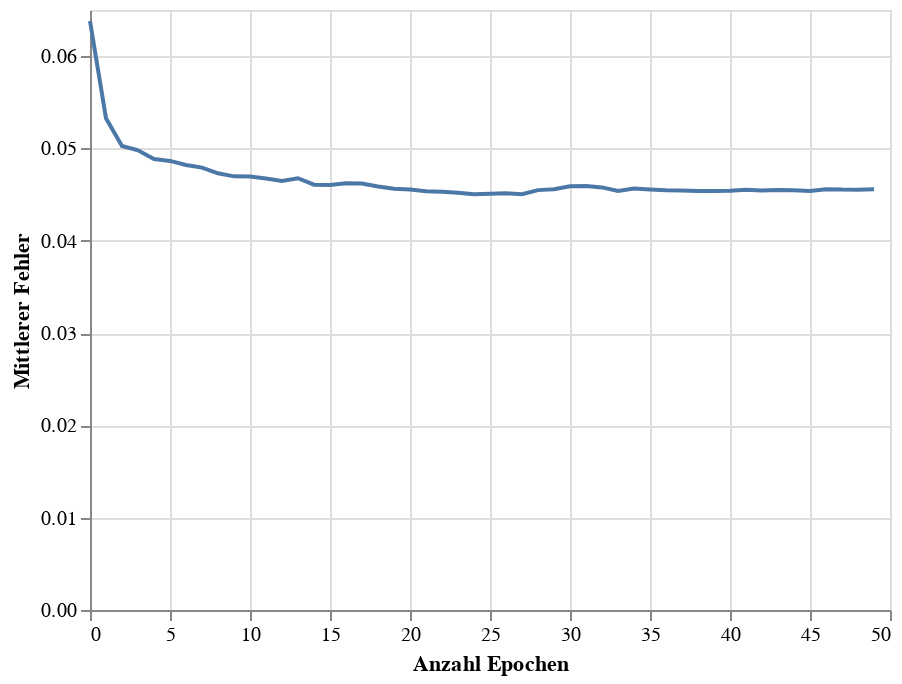

This figure's notebook cell:
### Code cell
train_chart = alt.Chart(loss_df).mark_line().encode(
    x=alt.X('Epoch', title = 'Anzahl Epochen'),
    y=alt.Y('Loss', title = 'Mittlerer Fehler')
)
train_chart

### Figure 1 — Vega-Lite specification as saved in the notebook (floating-point values rounded to 4 significant figures)
{"config": {"view": {"continuousWidth": 400, "continuousHeight": 300}}, "data": {"name": "data-1b43d00a2e75966bb31f7b5d1967cc49"}, "mark": "line", "encoding": {"x": {"field": "Epoch", "title": "Anzahl Epochen", "type": "quantitative"}, "y": {"field": "Loss", "title": "Mittlerer Fehler", "type": "quantitative"}}, "$schema": "https://vega.github.io/schema/vega-lite/v4.17.0.json", "datasets": {"data-1b43d00a2e75966bb31f7b5d1967cc49": [{"Epoch": 0, "Loss": 0.06381}, {"Epoch": 1, "Loss": 0.05327}, {"Epoch": 2, "Loss": 0.05027}, {"Epoch": 3, "Loss": 0.0498}, {"Epoch": 4, "Loss": 0.04886}, {"Epoch": 5, "Loss": 0.04865}, {"Epoch": 6, "Loss": 0.04821}, {"Epoch": 7, "Loss": 0.04792}, {"Epoch": 8, "Loss": 0.04731}, {"Epoch": 9, "Loss": 0.04698}, {"Epoch": 10, "Loss": 0.04696}, {"Epoch": 11, "Loss": 0.04676}, {"Epoch": 12, "Loss": 0.04648}, {"Epoch": 13, "Loss": 0.04677}, {"Epoch": 14, "Loss": 0.04607}, {"Epoch": 15, "Loss": 0.04603}, {"Epoch": 16, "Loss": 0.04624}, {"Epoch": 17, "Loss": 0.04619}, {"Epoch": 18, "Loss": 0.04588}, {"Epoch": 19, "Loss": 0.04563}, {"Epoch": 20, "Loss": 0.04556}, {"Epoch": 21, "Loss": 0.04536}, {"Epoch": 22, "Loss": 0.0453}, {"Epoch": 23, "Loss": 0.04521}, {"Epoch": 24, "Loss": 0.04505}, {"Epoch": 25, "Loss": 0.0451}, {"Epoch": 26, "Loss": 0.04516}, {"Epoch": 27, "Loss": 0.04504}, {"Epoch": 28, "Loss": 0.04549}, {"Epoch": 29, "Loss": 0.04558}, {"Epoch": 30, "Loss": 0.04591}, {"Epoch": 31, "Loss": 0.04592}, {"Epoch": 32, "Loss": 0.04578}, {"Epoch": 33, "Loss": 0.0454}, {"Epoch": 34, "Loss": 0.04566}, {"Epoch": 35, "Loss": 0.04554}, {"Epoch": 36, "Loss": 0.04547}, {"Epoch": 37, "Loss": 0.04545}, {"Epoch": 38, "Loss": 0.0454}, {"Epoch": 39, "Loss": 0.04538}, {"Epoch": 40, "Loss": 0.04541}, {"Epoch": 41, "Loss": 0.04553}, {"Epoch": 42, "Loss": 0.04544}, {"Epoch": 43, "Loss": 0.04549}, {"Epoch": 44, "Loss": 0.04547}, {"Epoch": 45, "Loss": 0.04539}, {"Epoch": 46, "Loss": 0.04559}, {"Epoch": 47, "Loss": 0.04554}, {"Epoch": 48, "Loss": 0.04554}, {"Epoch": 49, "Loss": 0.04557}]}}
